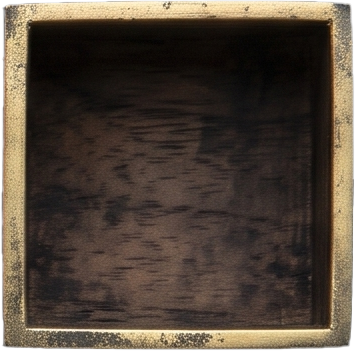
#> input picture assets/Puppet/UI/Hud2/Layer 3.png, 355 x 351 px
$ python -i import_hud2_art.py   (imports and definitions only)
#> lines starting #> are read from the running program, lines starting #| are printed output that depends on the picture; after the words box and inside, x2 and y2 are one past the last pixel; in counts of white or black regions, pixels touching at a corner belong together
### tools/paths.py
"""Where the sister projects live on this machine. Every tool that reaches outside this repo imports these names;
set the environment variable to point elsewhere when a folder moves (e.g. BTC_IMAGESET_OUT=F:\\ImageSet)."""
import os


def _p(env: str, default: str) -> str:
    return os.path.normpath(os.environ.get(env, default))


TACHNEN = _p("BTC_TACHNEN_DIR", r"D:\GitHub Projects\Tachnen")          # background cutter (tachnen_core, its .venv python)
IMAGESET = _p("BTC_IMAGESET_DIR", r"D:\GitHub Projects\ImageSet")       # ImageSet code (main.py --batch); its older output\ folder is here too
IMAGESET_OUT = _p("BTC_IMAGESET_OUT", r"E:\GitHub\ImageSet")            # ImageSet data / outputs (the big pictures: ...\output\<set name>)
ANYSFX = _p("BTC_ANYSFX_DIR", r"D:\GitHub Projects\AnySFX")             # sound generator
READANYBOOK = _p("BTC_READANYBOOK_DIR", r"D:\GitHub Projects\ReadAnyBook")  # voices (its rvc_env python, Gemini TTS keys)

### tools/import_hud2_art.py
"""Puppet HUD ver 2: ImageSet's raw pictures (tools/make_hud2_art.py) -> assets/Puppet/UI/Hud2/*.png. The background is cut with Tachnen's BiRefNet (run with Tachnen's python); the
pictures are hand-painted wooden pieces in the style of Buttons/button_close_x_normal.png: Button Chant / Pass / Clear / Menu, Slot Frame (artifact and bottle slots), HUD Board (both
boards: a nine-slice picture, made in two sizes for the two draw sizes). One picture per button, the states are tints in code. They are saved at most 1024 px long (they are drawn
at about 60-130 px; the raw 2048 px pictures stay in ImageSet's output folder). The earlier Essence Tray is kept (its first version: python tools/import_hud2_art.py "Essence Tray").
    "D:/GitHub Projects/Tachnen/.venv/Scripts/python.exe" tools/import_hud2_art.py [Name ...]
then Godot --headless --editor --quit once so it imports the new files."""
import glob
import os
import sys

HERE = os.path.dirname(os.path.abspath(__file__))
sys.path.insert(0, HERE)
import paths
import asset_paths as AP

sys.path.insert(0, paths.TACHNEN)
import numpy as np
from PIL import Image, ImageDraw, ImageFilter

OUT = os.path.join(AP.PUPPET, "UI", "Hud2")
RAW = [(paths.IMAGESET_OUT + r"\output"), (paths.IMAGESET + r"\output")]
# name -> (ImageSet set folder, output name, longest side in px (0 = as cut))
PIECES = {"Button Chant": ("Puppet HUD2 v2 Slots", "hud2_btn_chant", 1024), "Button Pass": ("Puppet HUD2 v2 Slots", "hud2_btn_pass", 1024),
          "Button Clear": ("Puppet HUD2 v2 Slots", "hud2_btn_clear", 1024), "Slot Frame": ("Puppet HUD2 v2 Slots", "hud2_slot_frame", 512),
          "Button Menu": ("Puppet HUD2 v2 Wide", "hud2_btn_menu", 1024), "HUD Board": ("Puppet HUD2 v2 Wide", "hud2_board", 0),
          "Essence Tray": ("Puppet HUD2 Wide", "hud2_tray", 0)}
CUT_OPTS = {"model": "birefnet-general", "use_gpu": True, "gpu_mem_gb": 0, "alpha_matting": False, "am_fg": 240, "am_bg": 10,
            "am_erode": 10, "post_process_mask": True, "defringe": True, "alpha_cutoff": 0, "feather": 0.0, "bg_mode": "transparent",
            "bg_custom": "#00ff00", "trim": True, "pad": 0}
_proc = None


def newest(set_name, name):
    files = []
    for root in RAW:
        files += glob.glob(os.path.join(root, set_name, name + "_2*.png"))
    return max(files, key=os.path.getmtime) if files else None


def clean_sparkle(im):
    """Gemini's little star in the bottom right corner: painted black before the cut."""
    d = ImageDraw.Draw(im)
    w, h = im.size
    d.rectangle([w - 190, h - 190, w, h], fill=(0, 0, 0, 255))
    return im


def cut(path):
    global _proc
    if _proc is None:
        import tachnen_core as core
        _proc = core.Processor()
    im = _proc.run(clean_sparkle(Image.open(path).convert("RGBA")), CUT_OPTS)
    return im.crop(im.getchannel("A").point(lambda v: 255 if v > 8 else 0).getbbox())


def cut_square(path):
    """Slot Frame: a dark brown piece on black, which the AI cut mistakes (it keeps only the brass). The piece fills the picture, so it is trimmed to its box and given
    the rounded-square outline of the piece (corner radius 10 % of its side)."""
#> called with path = '../assets/Puppet/UI/Hud2/Layer 3.png'
    im = clean_sparkle(Image.open(path).convert("RGBA"))
#> in clean_sparkle, im is the input picture: PIL image 355x351 RGBA; mean R, G, B, A 74.7, 62.8, 51.4, 247.7
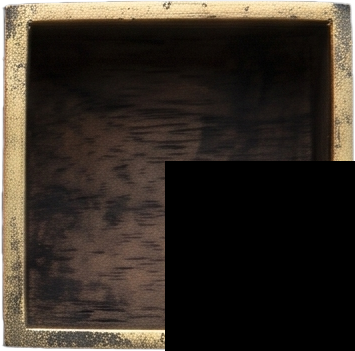
#> im: PIL image 355x351 RGBA; mean R, G, B, A 50.8, 42.7, 34.5, 249.6; transparent parts drawn white
    lum = np.asarray(im.convert("L"))
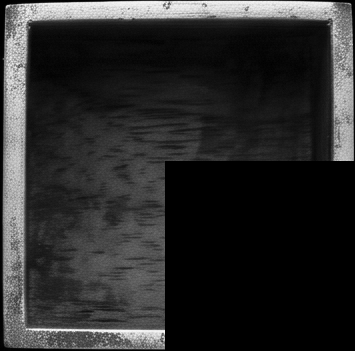
#> lum: shape (351, 355); min 0, max 250, mean 44.2
    ys, xs = np.where(lum > 22)
    im = im.crop((xs.min(), ys.min(), xs.max() + 1, ys.max() + 1))
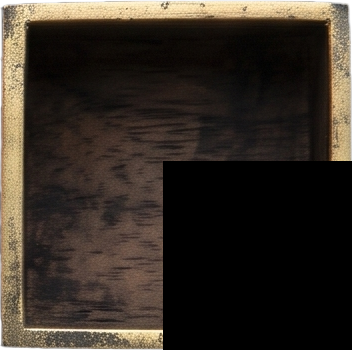
#> im: PIL image 352x350 RGBA; mean R, G, B, A 51.3, 43.2, 34.9, 251.7; transparent parts drawn white
    n = max(im.size)
#> n = 352
    m = Image.new("L", (im.width * 3, im.height * 3), 0)
#> m: PIL image 1056x1050 L; every value is 0
    ImageDraw.Draw(m).rounded_rectangle([3, 3, im.width * 3 - 4, im.height * 3 - 4], radius=0.1 * n * 3, fill=255)
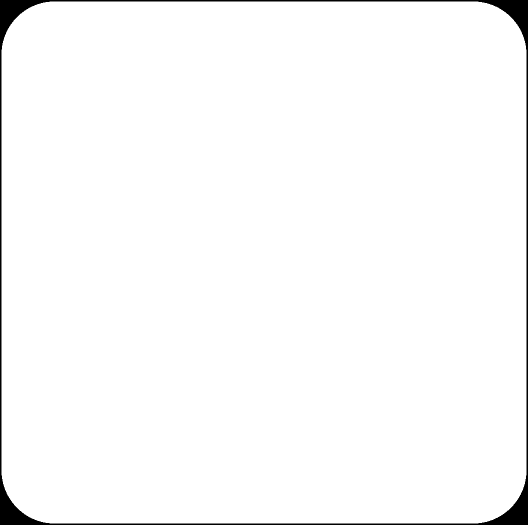
#> m: PIL image 1056x1050 L (shown at 1/2 size); 98% white; 1 black region, box (x1, y1, x2, y2) and area: (0, 0, 1056, 1050) 22318
    im.putalpha(m.resize(im.size, Image.LANCZOS))
    return im


def main():
    only = [a for a in sys.argv[1:] if not a.startswith("--")]
    for name, (set_name, out, longest) in PIECES.items():
        if (only and name not in only) or (not only and name == "Essence Tray"):
            continue
        src = newest(set_name, name)
        if src is None:
            print("no picture yet:", name)
            continue
        im = cut_square(src) if name == "Slot Frame" else cut(src)
        if longest and max(im.size) > longest:
            k = longest / max(im.size)
            im = im.resize((round(im.width * k), round(im.height * k)), Image.LANCZOS)
        im.save(os.path.join(OUT, out + ".png"))
        print("%-14s %s -> %s %s" % (name, os.path.basename(src), out, im.size))
        if name == "HUD Board":  # (nine-slice copies at the sizes the boards are drawn: ~200 px tall (the two big boards) and ~60 px (the bottle board))
            for tag, h in (("big", 220), ("s", 64)):
                im.resize((round(im.width * h / im.height), h), Image.LANCZOS).save(os.path.join(OUT, "hud2_board_%s.png" % tag))


# [2 lines not run here, left out]

>>> result = cut_square('../assets/Puppet/UI/Hud2/Layer 3.png')

$ run again, on assets/Puppet/UI/Hud2/Layer 7.png
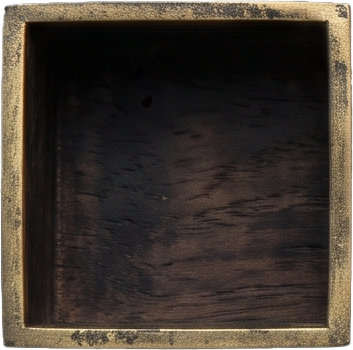
#> input picture assets/Puppet/UI/Hud2/Layer 7.png, 353 x 350 px
#> in clean_sparkle, im is the input picture: PIL image 353x350 RGBA; mean R, G, B, A 59.3, 51, 42.7, 249.6
#> in cut_square, `lum = np.asarray(im.convert("L"))`:
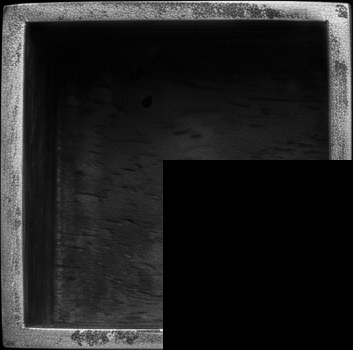
#> lum: shape (350, 353); min 0, max 243, mean 33.9
#> in cut_square, `im.putalpha(m.resize(im.size, Image.LANCZOS))`:
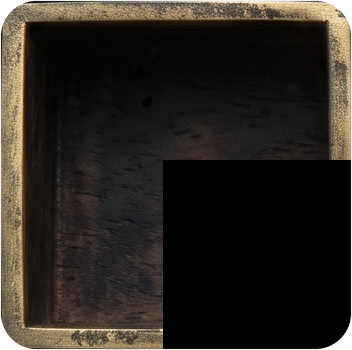
#> im: PIL image 352x350 RGBA; mean R, G, B, A 38, 33.2, 27.5, 249.8; transparent parts drawn white
